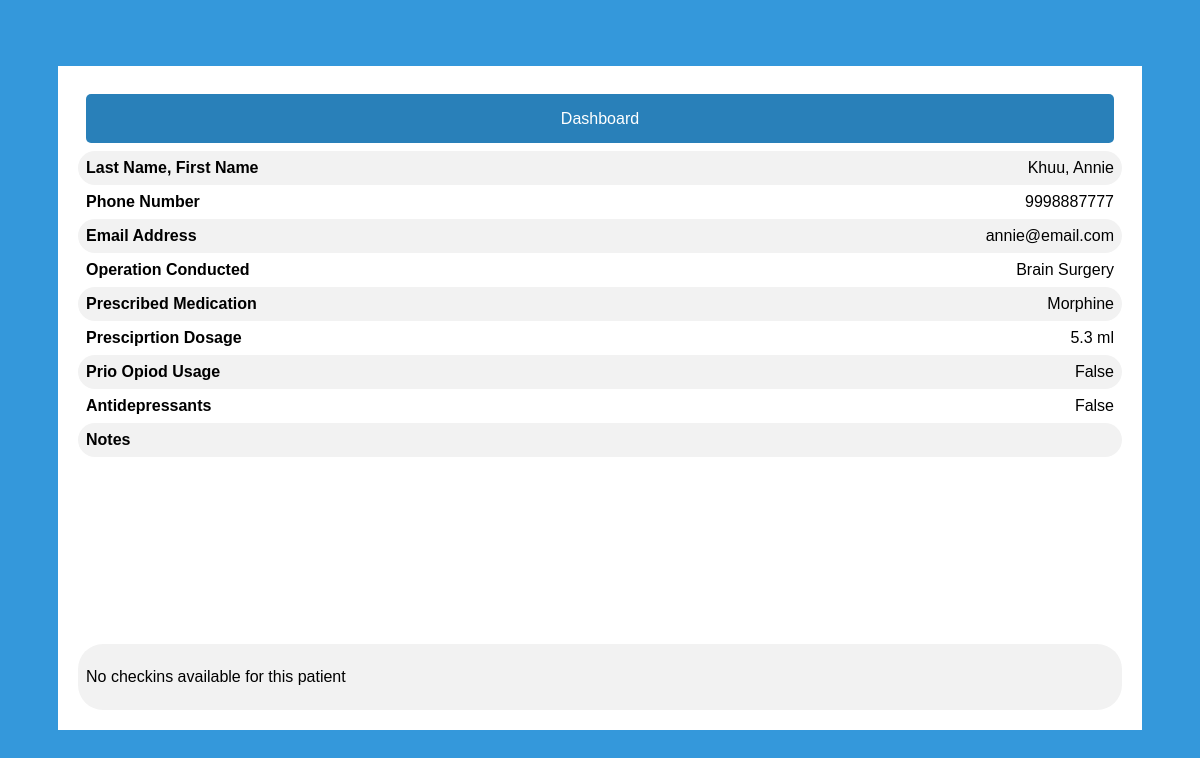
/detailedpatientinfo/3, run on the app's committed database.
### app/models.py (models this page shows, shortened)
class User(UserMixin,db.Model):
    id = db.Column(db.Integer, primary_key=True)
    email = db.Column(db.String(64))
    password = db.Column(db.String(128))
    isDoctor = db.Column(db.Boolean)

class Patient(User):
    id = db.Column(db.Integer, db.ForeignKey('user.id'), primary_key=True)
    firstName = db.Column(db.String(64))
    lastName = db.Column(db.String(64))
    phoneNumber = db.Column(db.String(64))
    operation = db.Column(db.String(64))
    operationDate = db.Column(db.Date)
    prescriptionMed = db.Column(db.String(64))
    prescriptionDosage = db.Column(db.Float)
    priorOpioid = db.Column(db.Boolean)
    onAntidepressants = db.Column(db.Boolean)
    addictionRisk = db.Column(db.Integer)
    notes = db.Column(db.String(1000))
    checkins = db.relationship("CheckIn", backref="patient", lazy='dynamic')

class User(UserMixin,db.Model):
    id = db.Column(db.Integer, primary_key=True)
    email = db.Column(db.String(64))
    password = db.Column(db.String(128))
    isDoctor = db.Column(db.Boolean)

### app/routes.py (the view)
@app.route('/detailedpatientinfo/<patientid>', methods=['GET','POST'] )
def detailedPatientInfo(patientid):
    patient = Patient.query.filter_by(id=patientid).first_or_404()
    return render_template("detailedpatientinfo.html", patient=patient)

### app/templates/detailedpatientinfo.html (shortened to what this page needs)
<link type="text/css" rel="stylesheet" href="/static/css/detailedpatientinfo.css" >
<link type="text/css" rel="stylesheet" href="/static/css/doctordashboard.css" >
{% extends "base.html" %}
{% block page %}
<div class="patientdetail">
    <div class="patientdetail-screen">
            <div>
                    <a href="{{ url_for('doctorDashBoard') }}">Dashboard</a>
                </div>
            <div><span class="key">Last Name, First Name</span><span class="data">{{patient.lastName}}, {{patient.firstName}}</span></div>
            <div><span class="key">Phone Number</span><span class="data">{{patient.phoneNumber}}</span></div>
            <div><span class="key">Email Address</span><span class="data">{{patient.email}}</span></div>
            <div><span class="key">Operation Conducted</span><span class="data">{{patient.operation}}</span></div>
            <div><span class="key">Prescribed Medication</span><span class="data">{{patient.prescriptionMed}}</span></div>
            <div><span class="key">Presciprtion Dosage</span><span class="data">{{patient.prescriptionDosage}} ml</span></div>
            <div><span class="key">Prio Opiod Usage</span><span class="data">{{patient.priorOpioid}}</span></div>
            <div><span class="key">Antidepressants</span><span class="data">{{patient.onAntidepressants}}</span></div>
            <div><span class="key">Notes</span></div>
            <div>
                    <span class="key">
                        <textarea readonly>{{patient.notes}}</textarea>
                    </span>
            </div>
            <div>
                {% if patient.checkins.count() > 0 %}
                <table id="customers">
                <tr>
                    <th>Check In Date</th>
                    <th>Pain Level</th>
                    <th>Took Medicine</th>
                </tr>
                {% for item in patient.checkins %}
                <tr>
                    <td>{{item.checkInDate}}</td>
                    <td>{{item.painLevel}}</td>
                    <td>{{item.tookMed}}</td>
                </tr>
                <!-- <div><span class="key">Pain Level</span><span class="data">{{item.painLevel}}</span></div>
                <div><span class="key">Pain Level</span><span class="data">{{item.checkInDate}}</span></div>
                <div><span class="key">Pain Level</span><span class="data">{{item.tookMed}}</span></div>             -->
                {% endfor %}
                </table>
                {% else %}
                <p>No checkins available for this patient</p>
                {% endif %}
            </div>
    </div>
    </div>
</div>
{% endblock %}

### app/static/css/detailedpatientinfo.css (style rules this page uses)
.patientdetail { margin: 8px auto; width:100%; }
.patientdetail-screen { background-color: #FFF; padding: 20px; border-radius: 5px width }
.patientdetail-screen div { padding:8px; border-radius: 25px; }
.patientdetail-screen .data { float:right; }
.patientdetail-screen .key { font-weight: bold; }
.patientdetail-screen div:nth-child(even) { background-color: #f2f2f2; }
textarea { resize: none; height:25%; width:100%; border-radius: 5px; border: none; border-color: transparent; font-style: italic; }
a { border: 2px solid transparent; background: #3498DB; color: #ffffff; font-size: 16px; line-height: 25px; padding: 10px 0; text-decoration: none; text-shadow: none; border-radius: 5px; box-shadow: none; transition: 0.25s; display: block; width: auto; margin: 0 auto; text-align: center; }
a { background-color: #2980B9; }

### app/static/css/login.css (style rules this page uses)
* { box-sizing: border-box; }
body { font-family: Arial; background-color: #3498DB; padding: 50px; }

### data on the page
Patient: lastName "Khuu", firstName "Annie", phoneNumber "9998887777", operation "Brain Surgery", prescriptionMed "Morphine", prescriptionDosage "5.3", priorOpioid "False", onAntidepressants "False"
User: email "annie@email.com"
